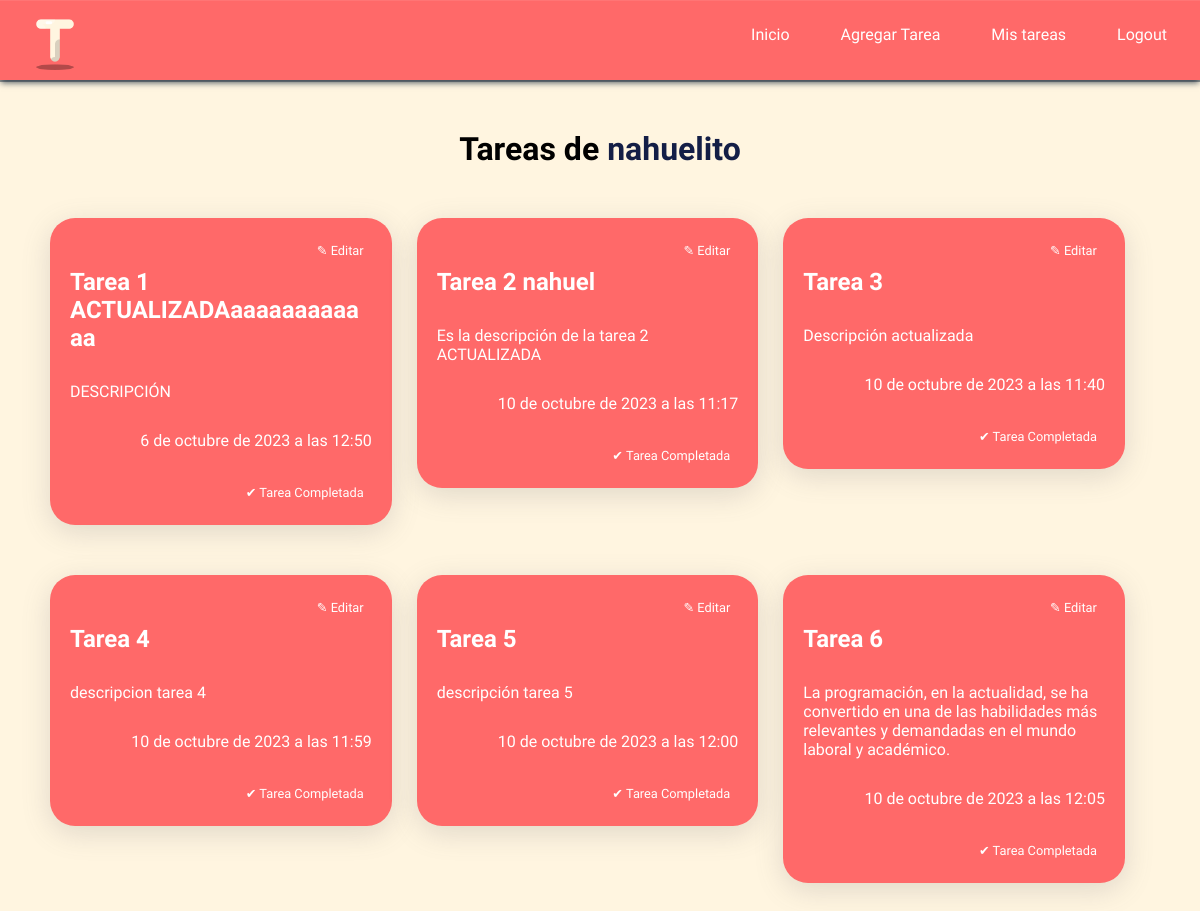
/mis/tareas (signed in), run on an earlier commit of the app's database.
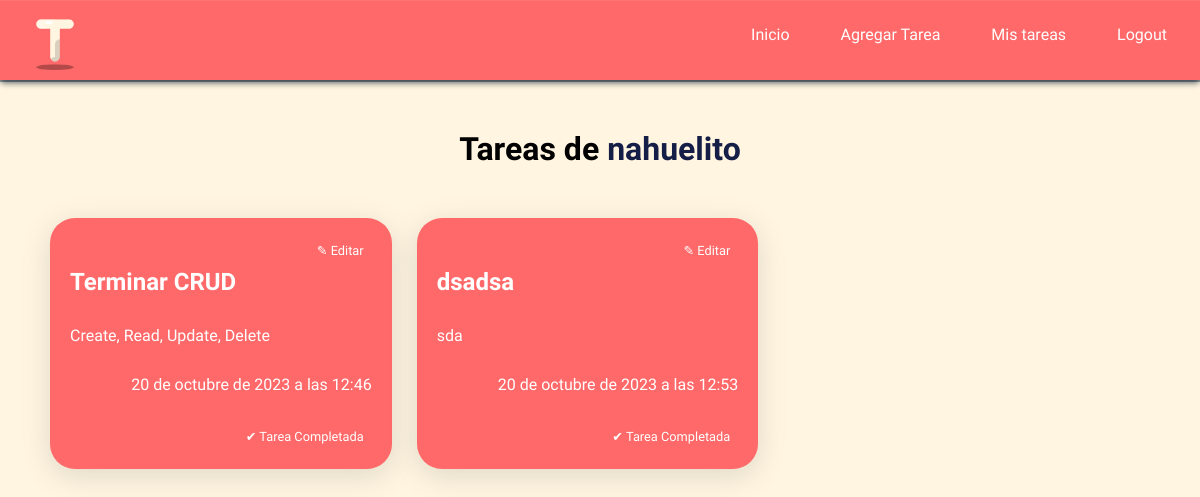
And on a later commit of the database.
### registro_tareas/models.py (models this page shows, shortened)
class Tarea(models.Model):
    titulo = models.CharField(max_length=200)
    descripcion = models.TextField()
    fecha_creacion = models.DateTimeField(auto_now_add=True)
    user = models.ForeignKey(User, on_delete=models.CASCADE)

### registro_tareas/views.py (the view)
# urls.py: path('mis/tareas', views.leer, name='leer'),
@login_required
def leer(request):
    usuario = request.user
    tareas = Tarea.objects.filter(user=usuario)
    return render(request, 'paginas/mis_tareas.html', {
        'tareas' : tareas,
        'usuario' : usuario,
    })

### templates/paginas/mis_tareas.html (shortened to what this page needs)
{% extends 'index.html' %}
{% load static %}
{% block style %}
<link rel="stylesheet" href="{% static 'styles/leer-tarea.css' %}">
{% endblock %}
{% block content %}
<main>
    <h1>Tareas de <span id="span-usuario">{{usuario}}</span></h1>
    <section class="container-tareas">
        {% for tarea in tareas %}
        <div class="card-tarea">
            <a href="{% url 'actualizar' tarea.id %}" id="editar-link">✎ Editar</a>
            <h3>{{ tarea.titulo }}</h3>
            <p class="parrafo-descripcion">{{ tarea.descripcion }}</p>
            <p class="parrafo-fecha">{{ tarea.fecha_creacion }}</p>
            <a href="{% url 'eliminar' tarea.id %}" class="eliminar-tarea" tarea-id={{tarea.id}}>✔ Tarea Completada</a>
        </div>
        {% empty %}
        <h3>Aún no creaste tareas, creá una!</h3>
        {% endfor %}
    </section>
</main>
{% endblock %}

### templates/index.html (shortened to what this page needs)
{% load static %}
<!DOCTYPE html>
<html lang="es">
<head>
    <link rel="stylesheet" href="{% static 'styles/style.css' %}">
    <link rel="stylesheet" href="{% static 'styles/navbar.css' %}">
    {% block style %}{% endblock %}
</head>
<body>
    {% include 'layouts/navbar.html' %}
    {% block content %}
    {% endblock %}
</body>
</html>

### templates/layouts/navbar.html (shortened to what this page needs)
{% load static %}
<nav id="navbar">
    <img src="{% static 'img/icono-taskly.png' %}" alt="Logo Taskly">
    <ul id="menu">
        <li><a href="{% url 'index' %}">Inicio</a></li>
        {% if request.user.is_authenticated %}
        <li><a href="{% url 'crear' %}">Agregar Tarea</a></li>
        <li><a href="{% url 'leer' %}">Mis tareas</a></li>
        <li><a href="{% url 'cerrar_sesion' %}">Logout</a></li>
        {% else %}
        <li><a href="{% url 'registro' %}">Registrarse</a></li>
        <li><a href="{% url 'iniciar_sesion' %}">Login</a></li>
        {% endif %}
    </ul>
</nav>

### static/styles/style.css (style rules this page uses)
* { margin: 0; padding: 0; box-sizing: border-box; }
body { background-color: #FFF5E0; font-family: 'Kanit', sans-serif; }

### static/styles/navbar.css (style rules this page uses)
nav { padding: 25px; height: 80px; background-color: #FF6969; display: flex; box-shadow: rgba(6, 24, 44, 0.4) 0px 0px 0px 2px, rgba(6, 24, 44, 0.65) 0px 4px 6px -1px, rgba(255, 255, 255, 0.08) 0px 1px 0px inset; }
nav a { text-decoration: none; color: white; padding: 5px 8px; border-radius: 5px; }
nav ul { margin-left: auto; display: flex; }
nav ul li { list-style: none; margin-left: 35px; }
nav img { align-self: center; width: 60px; }

### static/styles/leer-tarea.css (style rules this page uses)
main h1 { text-align: center; margin: 50px 0 20px 0; }
#span-usuario { color: #141E46; }
.container-tareas { display: flex; flex-wrap: wrap; align-items: flex-start; margin-top: 50px; padding: 0 50px; }
.card-tarea { margin: 0 25px 50px 0; padding: 20px; color: white; background-color: #FF6969; border-radius: 25px; box-sizing: border-box; width: calc(33.33% - 25px); overflow-y: hidden; display: flex; flex-direction: column; justify-content: flex-start; box-shadow: rgba(100, 100, 111, 0.2) 0px 7px 29px 0px; }
.card-tarea a { text-decoration: none; color: white; padding: 5px 8px; border-radius: 10px 5px; font-size: 0.8rem; width: fit-content; align-self: flex-end; }
#editar-link { position: absolute; }
.card-tarea h3 { margin: 30px 0; font-size: 1.5rem; word-wrap: break-word; }
.parrafo-descripcion { font-weight: 300; word-wrap: break-word; }
.parrafo-fecha { margin: 30px 0; font-weight: 100; align-self: flex-end; }

What changed in the data, as far as the page shows it:
removed Tarea: titulo "Tarea 1 ACTUALIZADAaaaaaaaaaaaa", descripcion "DESCRIPCIÓN", fecha_creacion "6 de octubre de 2023 a las 12:50"
removed Tarea: titulo "Tarea 2 nahuel", descripcion "Es la descripción de la tarea 2 ACTUALIZADA", fecha_creacion "10 de octubre de 2023 a las 11:17"
removed Tarea: titulo "Tarea 3", descripcion "Descripción actualizada", fecha_creacion "10 de octubre de 2023 a las 11:40"
removed Tarea: titulo "Tarea 4", descripcion "descripcion tarea 4", fecha_creacion "10 de octubre de 2023 a las 11:59"
removed Tarea: titulo "Tarea 5", descripcion "descripción tarea 5", fecha_creacion "10 de octubre de 2023 a las 12:00"
removed Tarea: titulo "Tarea 6", descripcion "La programación, en la actualidad, se ha convertido en una de las habilidades más relevantes y demandadas en el mundo laboral y académico.", fecha_creacion "10 de octubre de 2023 a las 12:05"
added Tarea: titulo "Terminar CRUD", descripcion "Create, Read, Update, Delete", fecha_creacion "20 de octubre de 2023 a las 12:46"
added Tarea: titulo "dsadsa", descripcion "sda", fecha_creacion "20 de octubre de 2023 a las 12:53"
